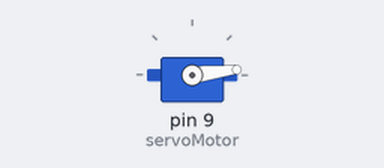
Recording of a sketch running on a simulated Arduino Uno, built with avr-gcc and run on an emulated ATmega328P. On the bench: servo.

Above: at 0.05 s.
At 0.85 s:
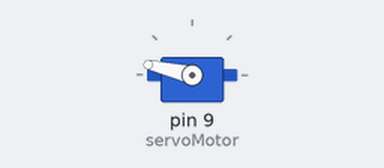
At 1.2 s:
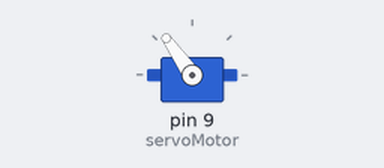
At 1.7 s:
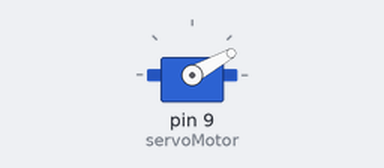
Timing chart, 0 to 4.2 s (numbered marks = the images above):
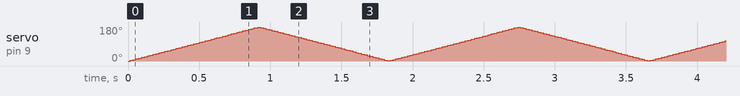

The sketch:

ServoM.ino
```cpp
#include <Servo.h>// Incluímos la librería para poder controlar el servo
Servo servoMotor;// Declaramos la variable para controlar el servo

void setup() {
  Serial.begin(9600);// Iniciamos el monitor serie para mostrar el resultado
  servoMotor.attach(9);// Iniciamos el servo para que empiece a trabajar con el pin 9
  servoMotor.write(0);// Inicializamos al ángulo 0 el servomotor
}

void loop() {
  // Vamos a tener dos bucles uno para mover en sentido positivo y otro en sentido negativo
  // sentido positivo
  for (int i = 0; i <= 180; i++)
  {
    servoMotor.write(i);  // Desplazamos al ángulo correspondiente
    delay(5);// Hacemos una pausa de 5ms
  }
  // Para el sentido negativo
  for (int i = 179; i > 0; i--)
  {
    servoMotor.write(i);// Desplazamos al ángulo correspondiente
    delay(5);// Hacemos una pausa de 5ms
  }
}
```
